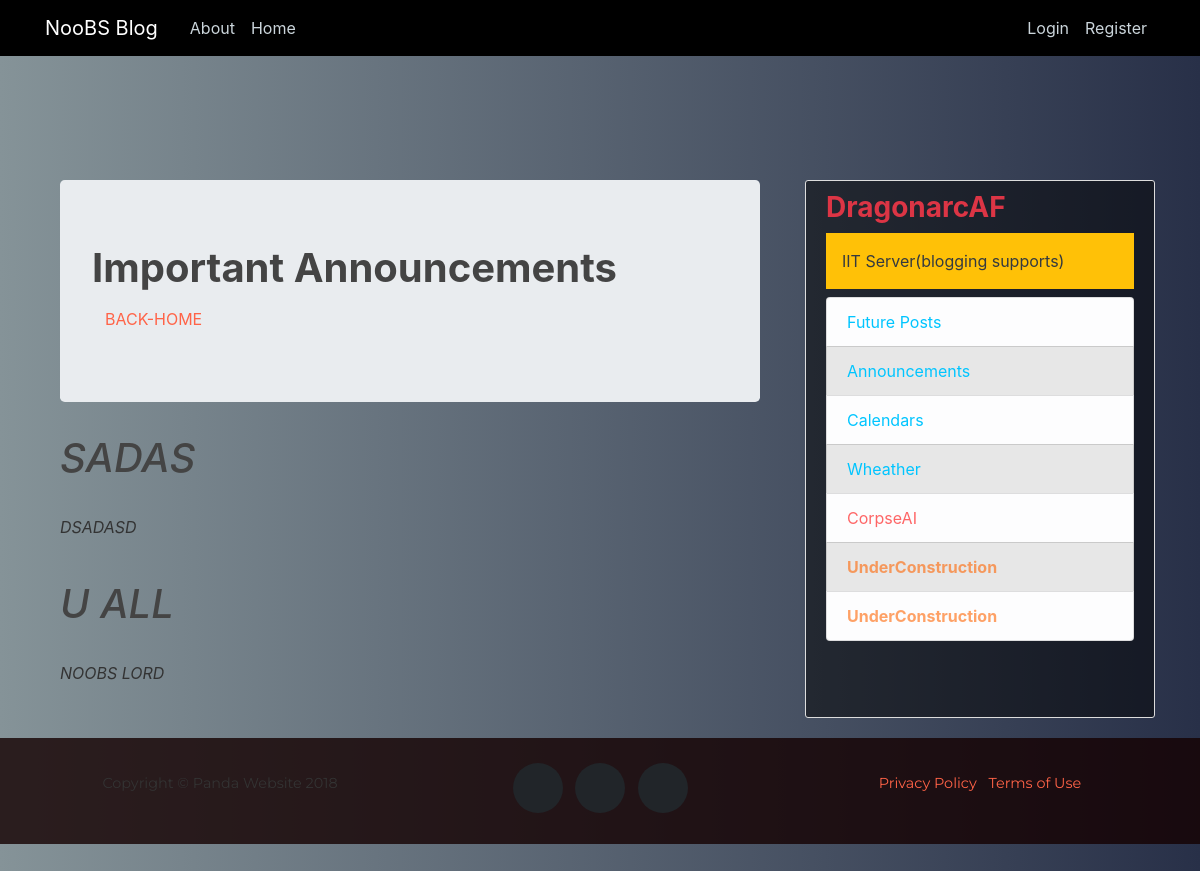
Page /announcements/ on the earlier database version.
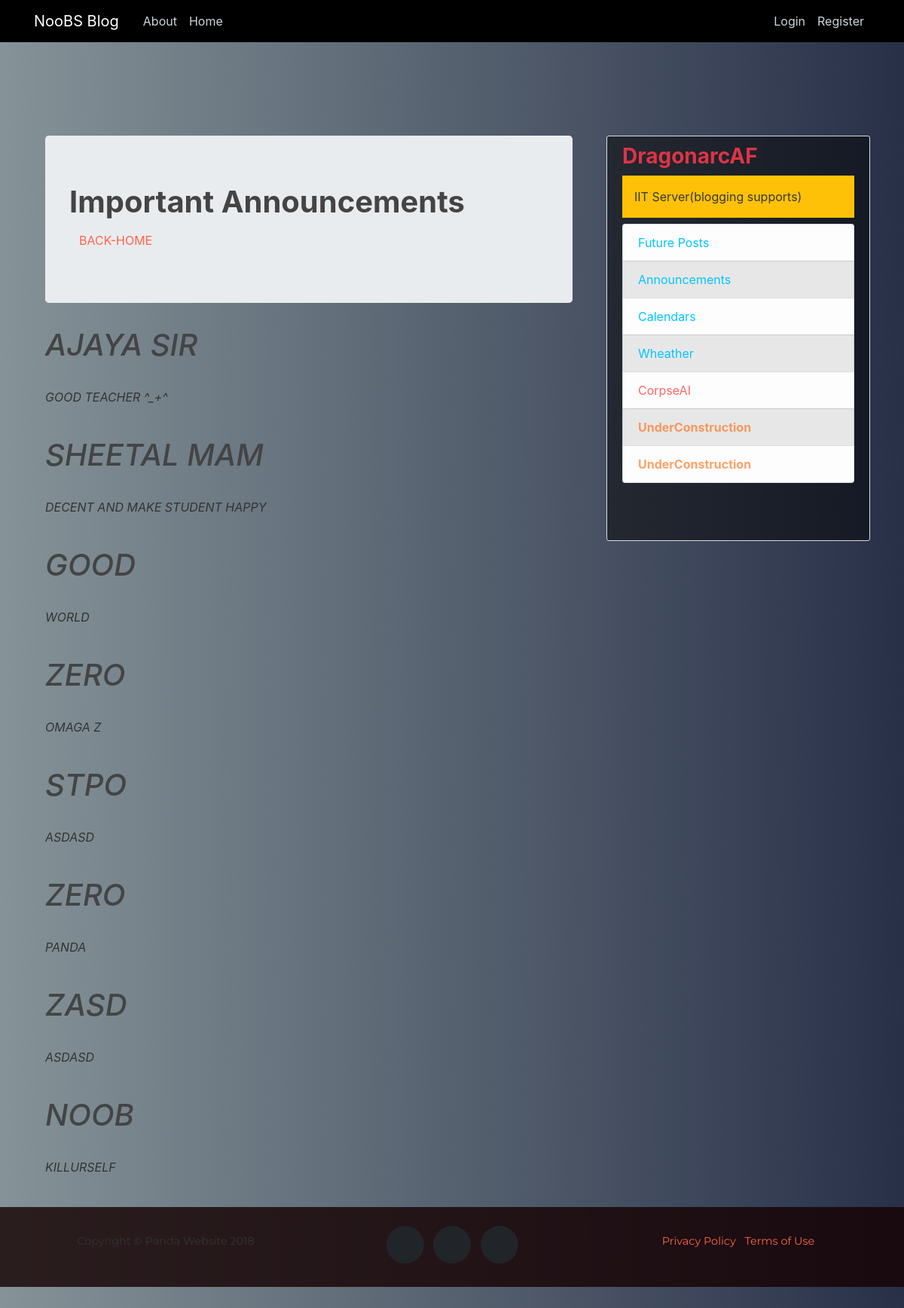
Same page on the later database version.
### Adminpanel/models.py (models this page shows, shortened)
class Comment(models.Model):
 name = models.CharField(max_length=15)
 comment = models.TextField()
 date_added=models.DateTimeField(default=timezone.now)

### Adminpanel/views.py (the view)
# urls.py: path('',views.indexf,name='Adminpanel-indexf'),
def indexf(request):
	comments=Comment.objects.all()
	context={'comments':comments,'title': 'Announcements'}
	return render(request,"Adminpanel/adpanel.html", context)

### Adminpanel/templates/Adminpanel/adpanel.html (shortened to what this page needs)
{% extends "blog/base.html" %}
{% block content %}
    <div class="container theme-showcase" role="main">
      <div class="jumbotron">
        <h1><b>Important Announcements</b></h1>
        <a type="button" class="btn btn-link" href="{% url 'blog-home' %}">BACK-HOME</a>
      </div>
    </div>
{%endblock content%}

Differences in the rows shown:
removed Comment: name+comment "SADAS DSADASD"
removed Comment: name+comment "U ALL NOOBS LORD"
added Comment: name+comment "AJAYA SIR GOOD TEACHER ^_+^"
added Comment: name+comment "SHEETAL MAM DECENT AND MAKE STUDENT HAPPY"
added Comment: name+comment "GOOD WORLD"
added Comment: name+comment "ZERO OMAGA Z"
added Comment: name+comment "STPO ASDASD"
added Comment: name+comment "ZERO PANDA"
added Comment: name+comment "ZASD ASDASD"
added Comment: name+comment "NOOB KILLURSELF"
